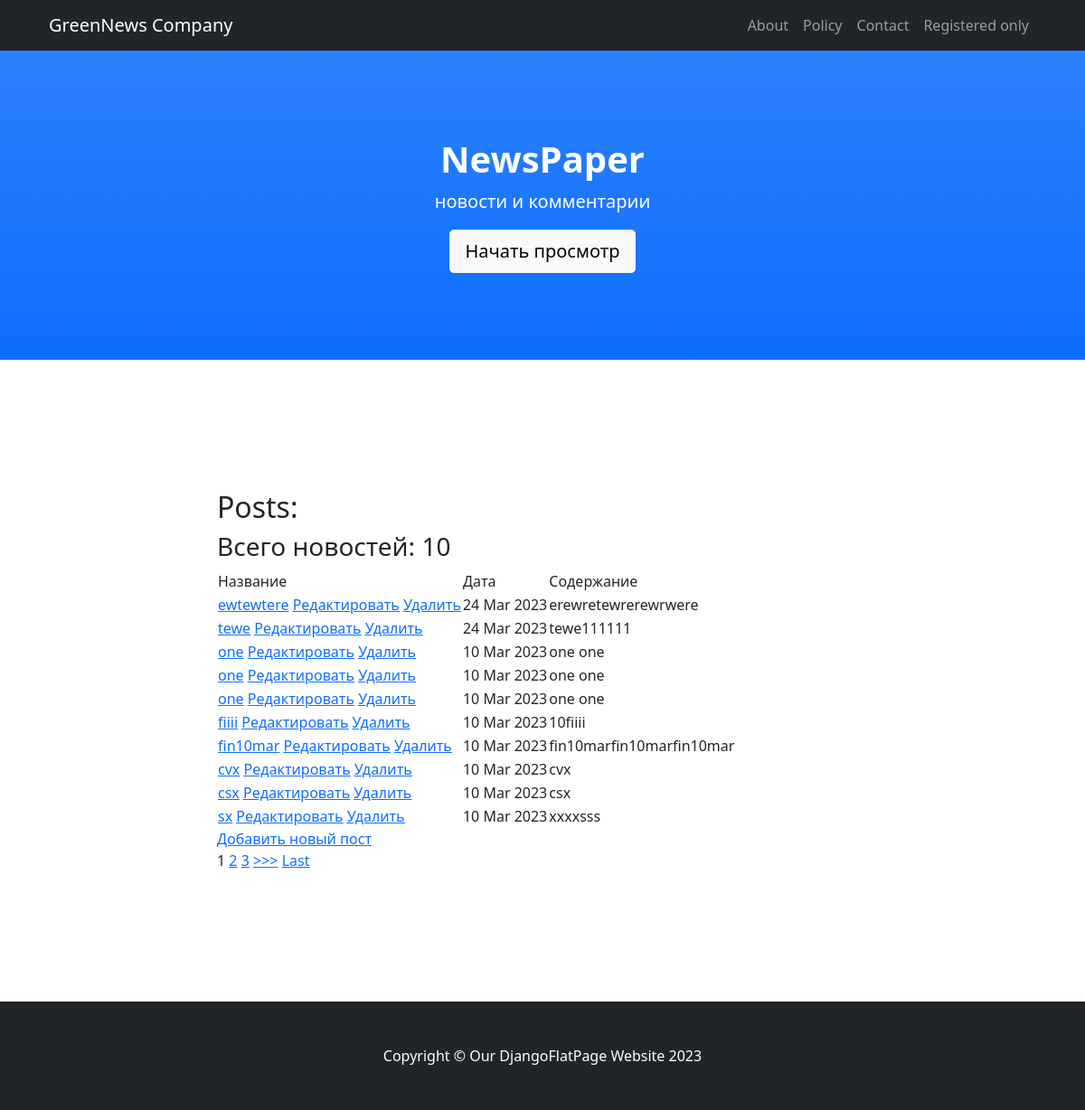
/posts/, run on the app's committed database.
### news/models.py (models this page shows, shortened)
class Post(models.Model):
    postAuthor = models.ForeignKey(Author, on_delete=models.CASCADE,)
    postType = models.CharField(max_length=4, choices=post_types, default=news)
    postDatetime = models.DateTimeField(auto_now_add=True)
    category = models.ManyToManyField(Category, blank=True, through='PostCategory', related_name='posts',)
    head = models.CharField(max_length=124)
    postText = models.TextField()
    postRate = models.SmallIntegerField(default=0)

### news/views.py (the view, shortened to what this page needs)
# urls.py: path('', cache_page(60*1)(PostsList.as_view())),
class PostsList(ListView):
    model = Post
    template_name = 'posts.html'
    context_object_name = 'posts'
    form_class = PostForm
    queryset = Post.objects.order_by('-postDatetime')
    paginate_by = 10
    def limit_posts(self):
        user = self.request.user
    def get_context_data(self, **kwargs):
        context = super().get_context_data(**kwargs)
        context['categories'] = Category.objects.all()
        context['form'] = PostForm()
        post_limited = self.limit_posts()
        context['post_limited'] = post_limited
        context['is_not_premium'] = not self.request.user.groups.filter(name='authors').exists()
        return context

### news/templatetags/news_filters.py (called while the page is built)
@register.filter(name='censor')
def censor(value, arg='<banned>'):
    banned_words = [ 'пиздец', 'fuck', 'fucking', 'блядь', 'писец']
    if isinstance(value, str) and isinstance(arg, str):
        for i in banned_words:
            value = value.replace(i, arg)
        return value
    else:
        raise ValueError(f'Не применяется для {type(value)} и {type(arg)}')

### templates/posts.html (shortened to what this page needs)
{% extends 'flatpages/default.html' %}
{% load news_filters %}
{% load cache %}
{% block title %}
Posts:
{% endblock title %}
{% block content %}
    {% if posts %}
        <h3> Всего новостей: {{ posts|length }} </h3>
        <table>
            <tr>
                <td>
                    Название
                </td>
                <td>
                    Дата
                </td>
                <td>
                    Содержание
                </td>
            </tr>
        {% cache 30 news_list %}
        {% for new in posts %}
            <tr>
                <td>
                    <a href="{% url 'post_detail' new.id %}">{{ new.head|censor|truncatewords:12 }}</a>
                     <a href="{% url 'post_add' new.id %}"><u>Редактировать</u></a>
                    <a href="{% url 'post_delete' new.id %}"><u>Удалить</u></a>
                </td>
                <td>
                    {{ new.postDatetime|date:'d M Y' }}
                </td>
                <td>
                    {{ new.postText|censor|truncatechars:50 }}
                </td>
            </tr>
        {% endfor %}
        {% endcache %}
        </table>
        {% if post_limited %}
            <h2 style="color: red">
                <p>Превышен лимит 3 поста в сутки!</p>
            </h2>
        {% else %}
                <a href="{% url 'post_add' %}">Добавить новый пост</a> <br>
       {% endif %}
        {% cache 30 paginate %}
        {% if is_paginated %}
            {% for num in page_obj.paginator.page_range %}
                {% if page_obj.number == num %}
                    <a>{{ num }}</a>
                {% elif num > page_obj.number|add:'-3' and num < page_obj.number|add:'3' %}
                    <a href="?page={{ num }}">{{ num }}</a>
                {% endif %}
            {% endfor %}
            {% if page_obj.has_next %}
                <a href="?page={{ page_obj.next_page_number }}">>>></a>
                <a href="?page={{ page_obj.paginator.num_pages }}">Last</a>
            {% endif %}
        {% endif %}
        {% endcache %}
    {% else %}
        <h2>Новостей нет!</h2>
    {% endif %}
{% endblock content %}

### data on the page
Post: head|censor "ewtewtere", postDatetime "24 Mar 2023", postText|censor "erewretewrerewrwere"
Post: head|censor "tewe", postDatetime "24 Mar 2023", postText|censor "tewe111111"
Post: head|censor "one", postDatetime "10 Mar 2023", postText|censor "one one"
Post: head|censor "one", postDatetime "10 Mar 2023", postText|censor "one one"
Post: head|censor "one", postDatetime "10 Mar 2023", postText|censor "one one"
Post: head|censor "fiiii", postDatetime "10 Mar 2023", postText|censor "10fiiii"
Post: head|censor "fin10mar", postDatetime "10 Mar 2023", postText|censor "fin10marfin10marfin10mar"
Post: head|censor "cvx", postDatetime "10 Mar 2023", postText|censor "cvx"
Post: head|censor "csx", postDatetime "10 Mar 2023", postText|censor "csx"
Post: head|censor "sx", postDatetime "10 Mar 2023", postText|censor "xxxxsss"

### other printed values
{{ posts|length }} "10"
{{ num }} "1"
{{ num }} "2" "3"
